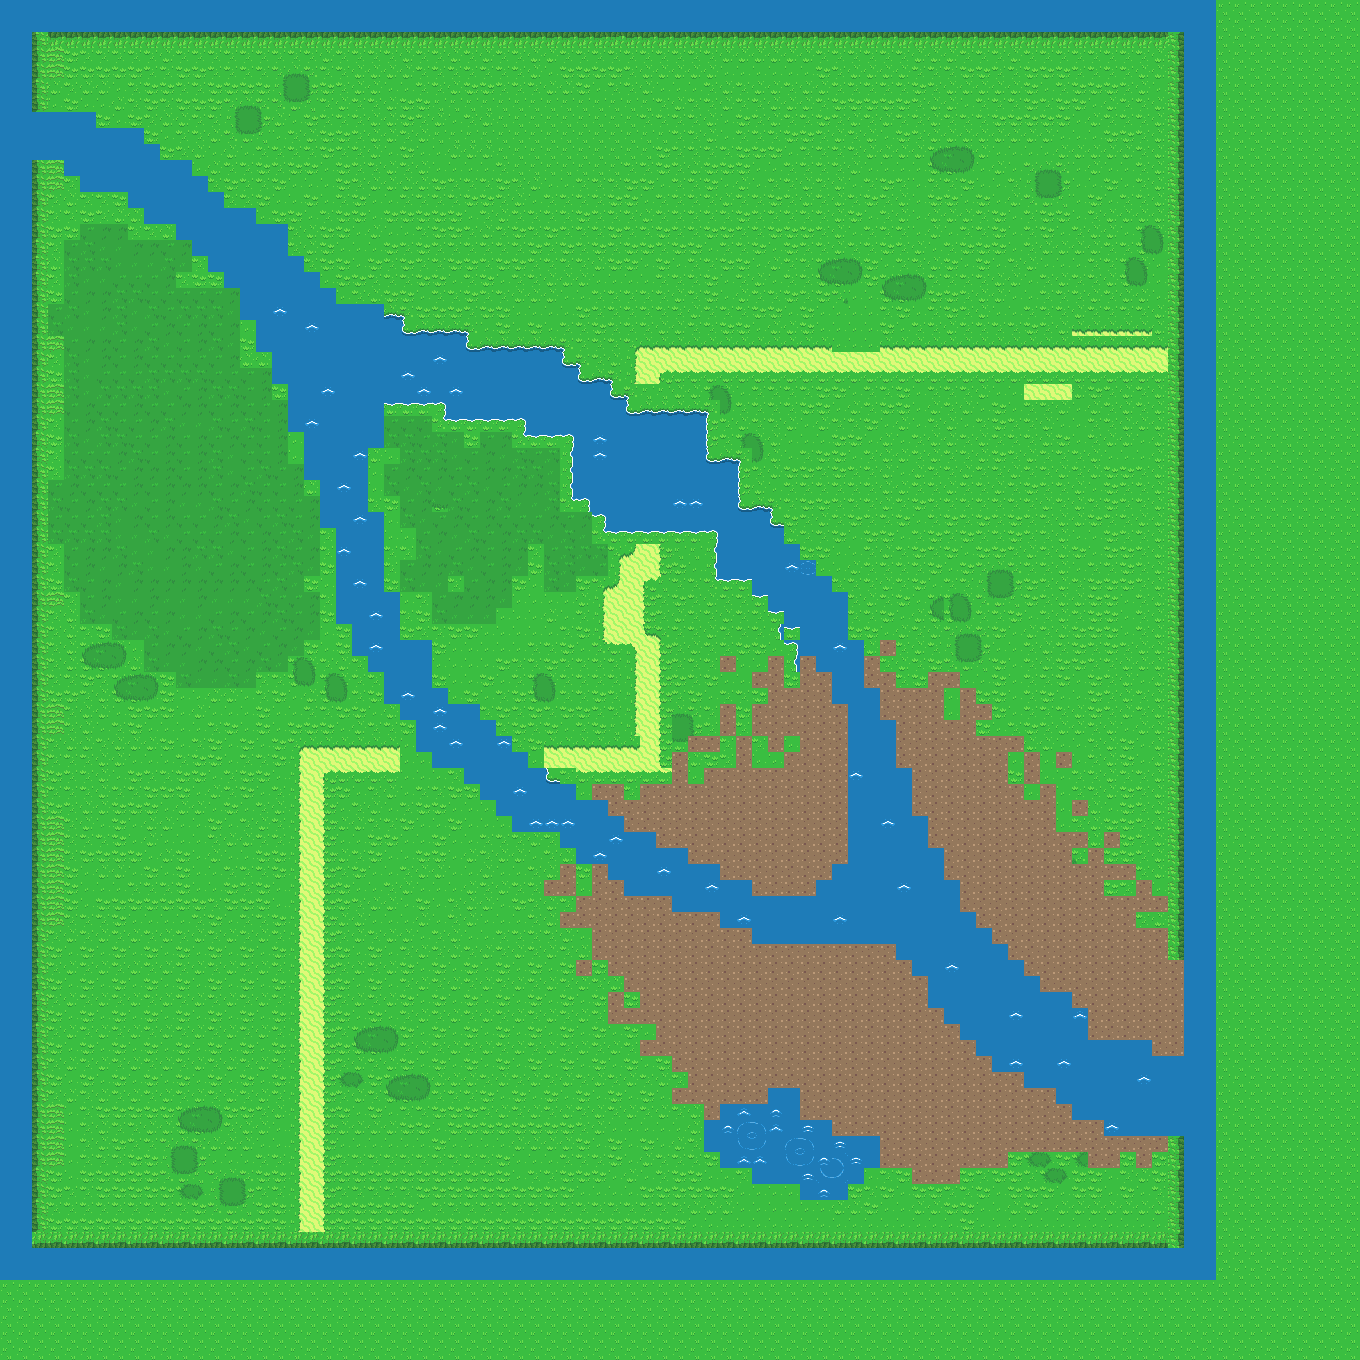

The image is a tile-based game level rendered from a .tmx file. Its description and source (layers, tilesets, objects; grid data summarised) follow:
An orthogonal 85x85 tile map with 16x16 px tiles, 1 tile layer (Ground), 4 hidden layers not drawn.

<map version="1.8" tiledversion="1.8.4" orientation="orthogonal" renderorder="right-down" width="85" height="85" tilewidth="16" tileheight="16" infinite="0" nextlayerid="10" nextobjectid="1">
 <tileset firstgid="1" name="Base" tilewidth="16" tileheight="16" tilecount="1440" columns="40">
  <image source="../images/worldTiles/world.png" trans="000000" width="640" height="576" />
 </tileset>
 <layer id="5" name="collisions" width="85" height="85" visible="0">
  <data>[7225 cells, 0 non-empty, 0 distinct tile ids]</data>
 </layer>
 <layer id="1" name="Ground" width="85" height="85" offsetx="0.030303" offsety="0.030303">
  <data>[7225 cells, 7225 non-empty, 71 distinct tile ids]</data>
 </layer>
 <layer id="4" name="decoration" width="85" height="85" visible="0" offsetx="0.0909091" offsety="0.030303">
  <data>[7225 cells, 2621 non-empty, 199 distinct tile ids]</data>
 </layer>
 <layer id="7" name="houses" width="85" height="85" visible="0">
  <data>[7225 cells, 628 non-empty, 165 distinct tile ids]</data>
 </layer>
 <layer id="8" name="castle" width="85" height="85" visible="0">
  <data>[7225 cells, 308 non-empty, 162 distinct tile ids]</data>
 </layer>
</map>
